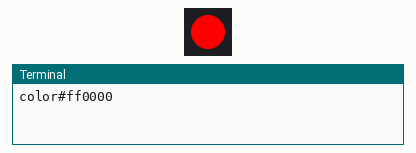
Simulated run of this program. Board: Raspberry Pi (BCM pin numbers). Parts: 1 RGB LEDs in strip order, left to right, the last lines printed to the terminal.

Above: at 0.5 s.
At 6.5 s:
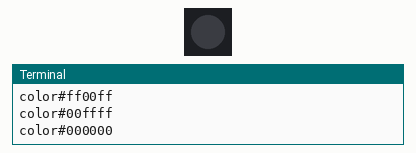
At 9.5 s:
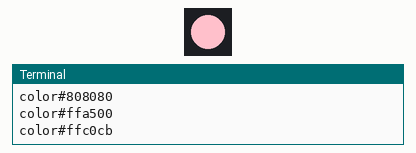
At 18.5 s:
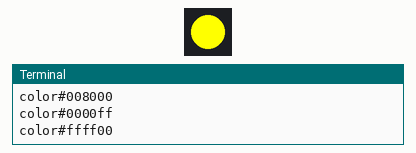
Timing chart, 0 to 19.5 s (numbered marks = the images above):
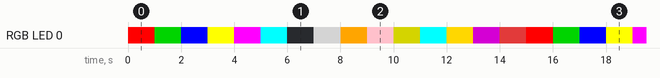

The program:

rgb_led.py
```python
from gpiozero import RGBLED
from colorzero import Color
from time import sleep

colors = ['red', 'green', 'blue', 'yellow', 'magenta', 'cyan', 'black','gray','orange','pink','olive', 'aqua','gold','purple','brown']

led = RGBLED(17,18,27)

def makerobo_loop():
	while True:
		for color in colors:
			led.color = Color(color)
			print(f"color{led.color}")
			sleep(1)
def makerobo_destroy():
	led.close()

if __name__ == "__main__":
	try:
		makerobo_loop()
	except KeyboardInterrupt:
		makerobo_destroy()
```

Measured:
- by itself, everything shown: repeats every 15.0 s, in 15 steps
